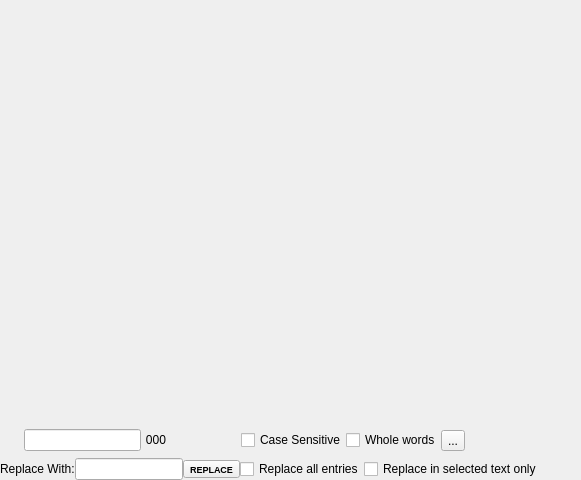
<ui version="4.0" >
 <class>DefaultEditorWindow</class>
 <widget class="QWidget" name="DefaultEditorWindow" >
  <property name="geometry" >
   <rect>
    <x>0</x>
    <y>0</y>
    <width>581</width>
    <height>480</height>
   </rect>
  </property>
  <property name="windowTitle" >
   <string>Form</string>
  </property>
  <layout class="QVBoxLayout" >
   <property name="leftMargin" >
    <number>0</number>
   </property>
   <property name="topMargin" >
    <number>0</number>
   </property>
   <property name="rightMargin" >
    <number>0</number>
   </property>
   <property name="bottomMargin" >
    <number>0</number>
   </property>
   <item>
    <widget class="QFrame" name="editor_frame" >
     <property name="sizePolicy" >
      <sizepolicy vsizetype="Expanding" hsizetype="Preferred" >
       <horstretch>0</horstretch>
       <verstretch>0</verstretch>
      </sizepolicy>
     </property>
     <property name="frameShape" >
      <enum>QFrame::NoFrame</enum>
     </property>
     <property name="frameShadow" >
      <enum>QFrame::Plain</enum>
     </property>
    </widget>
   </item>
   <item>
    <widget class="QFrame" name="frameFind" >
     <property name="sizePolicy" >
      <sizepolicy vsizetype="Minimum" hsizetype="Preferred" >
       <horstretch>0</horstretch>
       <verstretch>0</verstretch>
      </sizepolicy>
     </property>
     <property name="frameShape" >
      <enum>QFrame::NoFrame</enum>
     </property>
     <property name="frameShadow" >
      <enum>QFrame::Plain</enum>
     </property>
     <layout class="QHBoxLayout" >
      <property name="spacing" >
       <number>0</number>
      </property>
      <property name="leftMargin" >
       <number>0</number>
      </property>
      <property name="topMargin" >
       <number>0</number>
      </property>
      <property name="rightMargin" >
       <number>0</number>
      </property>
      <property name="bottomMargin" >
       <number>0</number>
      </property>
      <item>
       <widget class="QToolButton" name="toolClose" >
        <property name="text" >
         <string/>
        </property>
        <property name="icon" >
         <iconset/>
        </property>
        <property name="autoRaise" >
         <bool>true</bool>
        </property>
       </widget>
      </item>
      <item>
       <widget class="QLineEdit" name="editFind" >
        <property name="sizePolicy" >
         <sizepolicy vsizetype="Fixed" hsizetype="Expanding" >
          <horstretch>0</horstretch>
          <verstretch>0</verstretch>
         </sizepolicy>
        </property>
        <property name="minimumSize" >
         <size>
          <width>100</width>
          <height>0</height>
         </size>
        </property>
       </widget>
      </item>
      <item>
       <widget class="QLabel" name="num_hits" >
        <property name="sizePolicy" >
         <sizepolicy vsizetype="Fixed" hsizetype="Fixed" >
          <horstretch>0</horstretch>
          <verstretch>0</verstretch>
         </sizepolicy>
        </property>
        <property name="minimumSize" >
         <size>
          <width>30</width>
          <height>0</height>
         </size>
        </property>
        <property name="maximumSize" >
         <size>
          <width>30</width>
          <height>16777215</height>
         </size>
        </property>
        <property name="text" >
         <string>000</string>
        </property>
        <property name="alignment" >
         <set>Qt::AlignCenter</set>
        </property>
       </widget>
      </item>
      <item>
       <widget class="QLabel" name="wrapText" >
        <property name="sizePolicy" >
         <sizepolicy vsizetype="Fixed" hsizetype="Fixed" >
          <horstretch>0</horstretch>
          <verstretch>0</verstretch>
         </sizepolicy>
        </property>
        <property name="minimumSize" >
         <size>
          <width>22</width>
          <height>22</height>
         </size>
        </property>
        <property name="maximumSize" >
         <size>
          <width>22</width>
          <height>22</height>
         </size>
        </property>
        <property name="text" >
         <string/>
        </property>
        <property name="pixmap" >
         <pixmap/>
        </property>
        <property name="scaledContents" >
         <bool>true</bool>
        </property>
       </widget>
      </item>
      <item>
       <widget class="QToolButton" name="toolPrevious" >
        <property name="toolTip" >
         <string>&lt;html>&lt;head>&lt;meta name="qrichtext" content="1" />&lt;style type="text/css">&#xd;&#xd;&#xd;&#xd;&#xd;&#xd;&#xd;&#xd;&#xd;&#xd;&#xd;&#xd;&#xd;&#xd;
p, li { white-space: pre-wrap; }&#xd;&#xd;&#xd;&#xd;&#xd;&#xd;&#xd;&#xd;&#xd;&#xd;&#xd;&#xd;&#xd;&#xd;
&lt;/style>&lt;/head>&lt;body style=" font-family:'MS Shell Dlg 2'; font-size:8.25pt; font-weight:400; font-style:normal;">&#xd;&#xd;&#xd;&#xd;&#xd;&#xd;&#xd;&#xd;&#xd;&#xd;&#xd;&#xd;&#xd;&#xd;
&lt;p style=" margin-top:0px; margin-bottom:0px; margin-left:0px; margin-right:0px; -qt-block-indent:0; text-indent:0px; font-size:8pt;">Find previous [PgUp]&lt;/p>&lt;/body>&lt;/html></string>
        </property>
        <property name="text" >
         <string/>
        </property>
        <property name="icon" >
         <iconset/>
        </property>
        <property name="shortcut" >
         <string>PgUp</string>
        </property>
        <property name="toolButtonStyle" >
         <enum>Qt::ToolButtonTextBesideIcon</enum>
        </property>
        <property name="autoRaise" >
         <bool>true</bool>
        </property>
       </widget>
      </item>
      <item>
       <widget class="QToolButton" name="toolNext" >
        <property name="minimumSize" >
         <size>
          <width>0</width>
          <height>0</height>
         </size>
        </property>
        <property name="toolTip" >
         <string>&lt;html>&lt;head>&lt;meta name="qrichtext" content="1" />&lt;style type="text/css">&#xd;&#xd;&#xd;&#xd;&#xd;&#xd;&#xd;&#xd;&#xd;&#xd;&#xd;&#xd;&#xd;&#xd;
p, li { white-space: pre-wrap; }&#xd;&#xd;&#xd;&#xd;&#xd;&#xd;&#xd;&#xd;&#xd;&#xd;&#xd;&#xd;&#xd;&#xd;
&lt;/style>&lt;/head>&lt;body style=" font-family:'MS Shell Dlg 2'; font-size:8.25pt; font-weight:400; font-style:normal;">&#xd;&#xd;&#xd;&#xd;&#xd;&#xd;&#xd;&#xd;&#xd;&#xd;&#xd;&#xd;&#xd;&#xd;
&lt;p style=" margin-top:0px; margin-bottom:0px; margin-left:0px; margin-right:0px; -qt-block-indent:0; text-indent:0px; font-size:8pt;">Find next [PgDown]&lt;/p>&lt;/body>&lt;/html></string>
        </property>
        <property name="text" >
         <string/>
        </property>
        <property name="icon" >
         <iconset/>
        </property>
        <property name="shortcut" >
         <string>PgDown</string>
        </property>
        <property name="toolButtonStyle" >
         <enum>Qt::ToolButtonTextBesideIcon</enum>
        </property>
        <property name="autoRaise" >
         <bool>true</bool>
        </property>
        <property name="arrowType" >
         <enum>Qt::NoArrow</enum>
        </property>
       </widget>
      </item>
      <item>
       <widget class="QCheckBox" name="checkCase" >
        <property name="text" >
         <string>Case Sensitive</string>
        </property>
       </widget>
      </item>
      <item>
       <widget class="QCheckBox" name="checkWholeWords" >
        <property name="text" >
         <string>Whole words</string>
        </property>
       </widget>
      </item>
      <item>
       <widget class="QToolButton" name="toolFindInProject" >
        <property name="toolTip" >
         <string>&lt;html>&lt;head>&lt;meta name="qrichtext" content="1" />&lt;style type="text/css">&#xd;&#xd;&#xd;&#xd;&#xd;&#xd;&#xd;&#xd;&#xd;&#xd;&#xd;&#xd;&#xd;&#xd;&#xd;
p, li { white-space: pre-wrap; }&#xd;&#xd;&#xd;&#xd;&#xd;&#xd;&#xd;&#xd;&#xd;&#xd;&#xd;&#xd;&#xd;&#xd;&#xd;
&lt;/style>&lt;/head>&lt;body style=" font-family:'MS Shell Dlg 2'; font-size:8.25pt; font-weight:400; font-style:normal;">&#xd;&#xd;&#xd;&#xd;&#xd;&#xd;&#xd;&#xd;&#xd;&#xd;&#xd;&#xd;&#xd;&#xd;&#xd;
&lt;p style=" margin-top:0px; margin-bottom:0px; margin-left:0px; margin-right:0px; -qt-block-indent:0; text-indent:0px;">Find in active project.&lt;/p>&lt;/body>&lt;/html></string>
        </property>
        <property name="text" >
         <string>...</string>
        </property>
        <property name="icon" >
         <iconset/>
        </property>
       </widget>
      </item>
      <item>
       <spacer>
        <property name="orientation" >
         <enum>Qt::Horizontal</enum>
        </property>
        <property name="sizeHint" >
         <size>
          <width>10</width>
          <height>21</height>
         </size>
        </property>
       </spacer>
      </item>
     </layout>
    </widget>
   </item>
   <item>
    <widget class="QFrame" name="frameReplace" >
     <property name="sizePolicy" >
      <sizepolicy vsizetype="Minimum" hsizetype="Preferred" >
       <horstretch>0</horstretch>
       <verstretch>0</verstretch>
      </sizepolicy>
     </property>
     <property name="frameShape" >
      <enum>QFrame::NoFrame</enum>
     </property>
     <property name="frameShadow" >
      <enum>QFrame::Plain</enum>
     </property>
     <layout class="QHBoxLayout" >
      <property name="spacing" >
       <number>0</number>
      </property>
      <property name="leftMargin" >
       <number>0</number>
      </property>
      <property name="topMargin" >
       <number>0</number>
      </property>
      <property name="rightMargin" >
       <number>0</number>
      </property>
      <property name="bottomMargin" >
       <number>0</number>
      </property>
      <item>
       <widget class="QLabel" name="replaceLabel" >
        <property name="text" >
         <string>Replace With:</string>
        </property>
       </widget>
      </item>
      <item>
       <widget class="QLineEdit" name="editReplace" >
        <property name="maximumSize" >
         <size>
          <width>160</width>
          <height>16777215</height>
         </size>
        </property>
       </widget>
      </item>
      <item>
       <widget class="QToolButton" name="toolReplace" >
        <property name="font" >
         <font>
          <pointsize>7</pointsize>
          <weight>75</weight>
          <bold>true</bold>
          <strikeout>false</strikeout>
          <kerning>false</kerning>
         </font>
        </property>
        <property name="text" >
         <string>REPLACE</string>
        </property>
       </widget>
      </item>
      <item>
       <widget class="QCheckBox" name="checkReplaceAll" >
        <property name="text" >
         <string>Replace all entries</string>
        </property>
       </widget>
      </item>
      <item>
       <widget class="QCheckBox" name="checkSelectedText" >
        <property name="text" >
         <string>Replace in selected text only</string>
        </property>
       </widget>
      </item>
      <item>
       <spacer>
        <property name="orientation" >
         <enum>Qt::Horizontal</enum>
        </property>
        <property name="sizeHint" >
         <size>
          <width>10</width>
          <height>21</height>
         </size>
        </property>
       </spacer>
      </item>
     </layout>
    </widget>
   </item>
  </layout>
 </widget>
 <resources>
  <include location="findpanel.qrc" />
 </resources>
 <connections/>
</ui>
